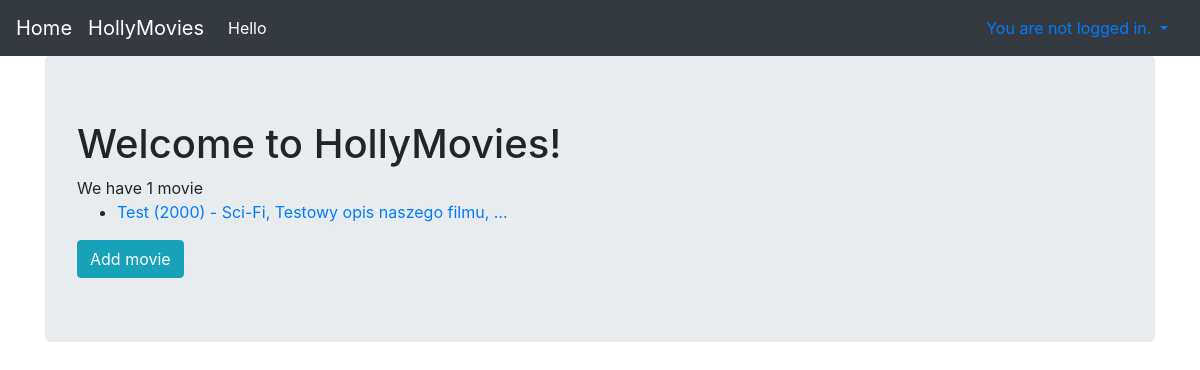
/movie/, run on an earlier commit of the app's database.
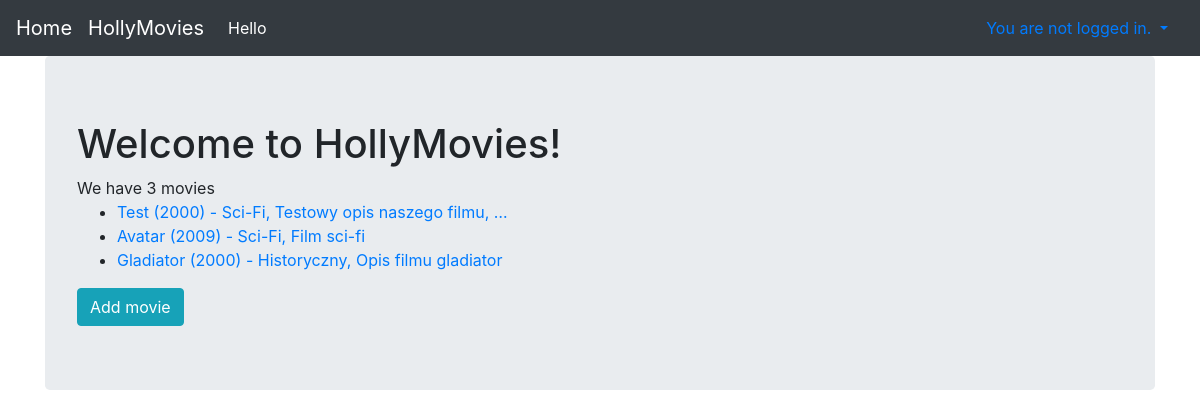
And on a later commit of the database.
### viewer/models.py (models this page shows, shortened)
class Movie(Model):
    title = CharField(max_length=170)
    genre = ForeignKey(Genre, on_delete=DO_NOTHING)
    rating = IntegerField()
    released = DateField()
    description = TextField()
    created = DateTimeField(auto_now_add=True)

class Genre(Model):
    name = CharField(max_length=128)

### viewer/views.py (the view)
# urls.py: path('movie/', MoviesView.as_view(), name="filmy"),
class MoviesView(ListView):
    template_name = 'movies.html'
    model = Movie
    paginate_by = 200

### viewer/templates/movies.html (shortened to what this page needs)
{% extends "base.html" %}
{% block content %}
  <h1>Welcome to HollyMovies!</h1>
  We have {{ object_list | length }} movie{{ object_list|length|pluralize:"s"}}
  <ul>
    {% for movie in object_list %}
    <li>
      <a href="{% url 'viewer:movie_details' movie.id %}">{{ movie.title }} ({{ movie.released.year }}) - {{ movie.genre.name }}, {{ movie.description | truncatewords:4 }}</a>
    </li>
    {% empty %}
    <h3>Nie ma nic do wyświetlenia!!!</h3>
    {% endfor %}
  </ul>
 <a href="{% url 'viewer:movie_create' %}" class="btn btn-info">Add movie</a>
{% endblock %}

What changed in the data, as far as the page shows it:
added Movie: title "Avatar", released.year "2009", genre.name "Sci-Fi", description "Film sci-fi"
added Movie: title "Gladiator", released.year "2000", genre.name "Historyczny", description "Opis filmu gladiator"
Also different on the page:
{{ object_list | length }}: "1" → "3"
